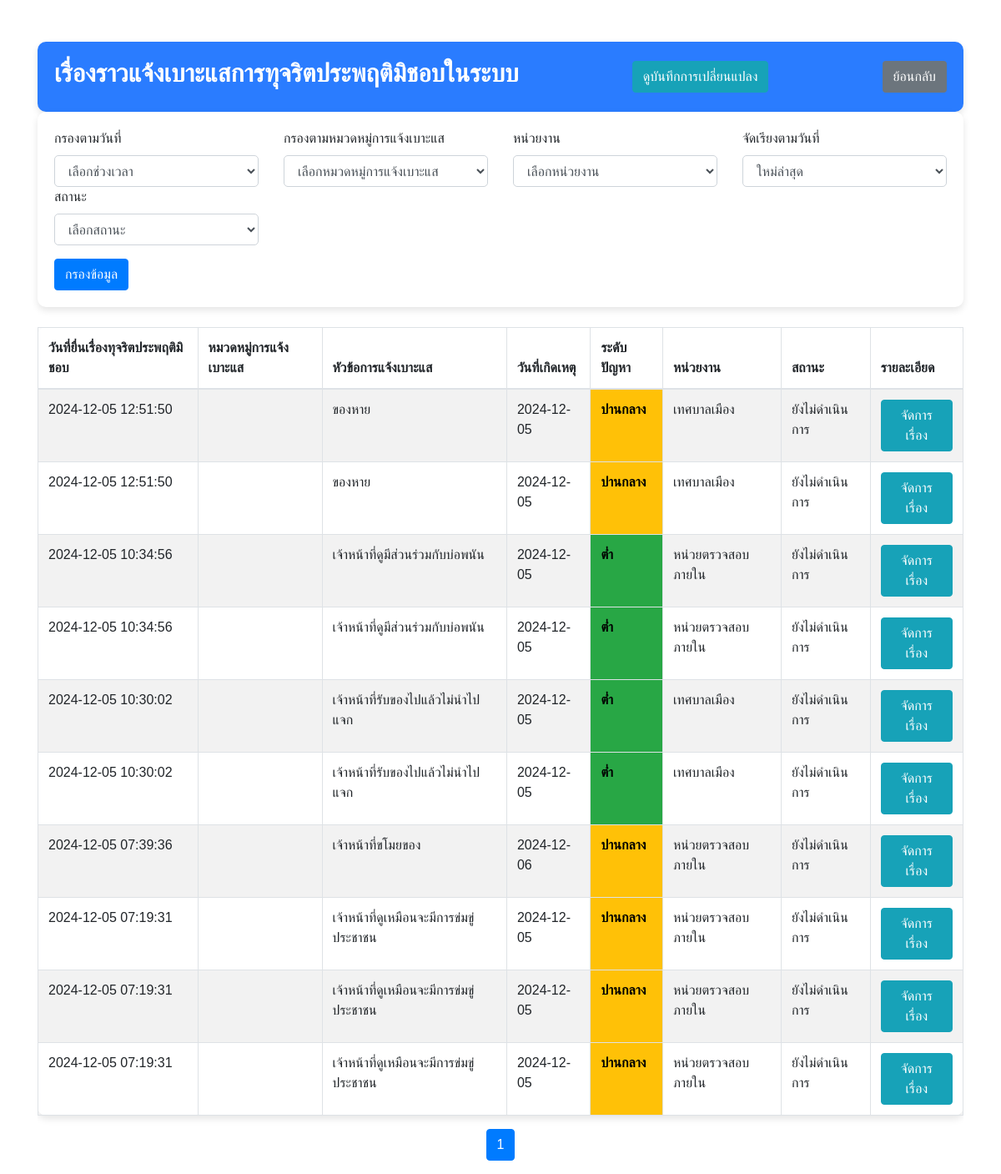
The page /admin_dashboard_appeal.php (signed in) on the database as committed earlier.
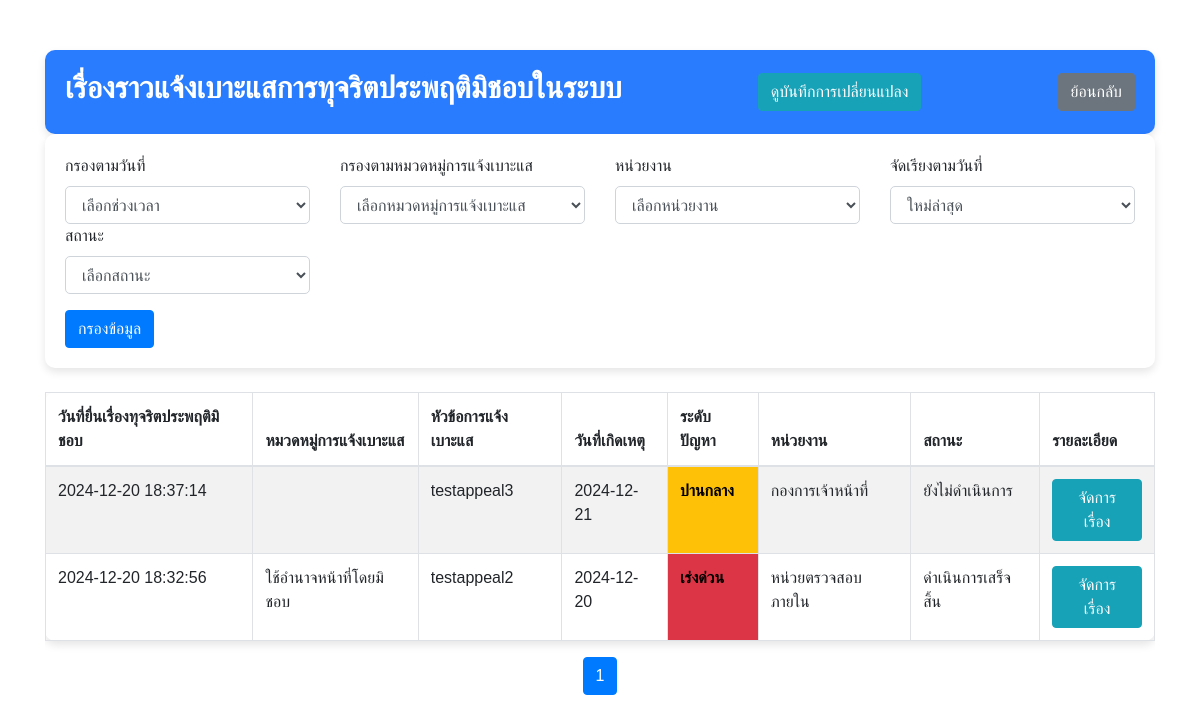
The same page on the database as committed later.
### tables this page shows
CREATE TABLE `appeals` (
  `id` int(11) NOT NULL,
  `user_id` int(11) NOT NULL,
  `report_subject` varchar(255) NOT NULL,
  `category` enum('ทุจริตทางการเงิน','ทุจริตในโครงการ','ใช้อำนาจหน้าที่โดยมิชอบ','การเลือกปฏิบัติ','อื่น ๆ','ไม่ทราบหมวดหมู่') DEFAULT NULL,
  `report_person` varchar(255) DEFAULT NULL,
  `contact_phone` varchar(100) DEFAULT NULL,
  `contact_location` varchar(255) DEFAULT NULL,
  `latitude` float DEFAULT NULL,
  `longitude` float DEFAULT NULL,
  `incident_date` date DEFAULT NULL,
  `incident_time` time DEFAULT NULL,
  `problem_level` varchar(50) DEFAULT NULL,
  `department` enum('เทศบาลเมือง','สำนักปลัดเทศบาลเมือง','กองคลัง','กองช่าง','กองการศึกษา','กองสาธารณสุข','กองสวัสดิการสังคม','กองยุทธศาสตร์','กองการเจ้าหน้าที่','หน่วยตรวจสอบภายใน','หน่วยงานอื่นๆ','ไม่ทราบหน่วยงาน') DEFAULT NULL,
  `complaint_description` text DEFAULT NULL,
  `complaint_file` longblob DEFAULT NULL,
  `submitted_at` timestamp NOT NULL DEFAULT current_timestamp(),
  `status` enum('ยังไม่ดำเนินการ','กำลังดำเนินการ','ดำเนินการเสร็จสิ้น') DEFAULT 'ยังไม่ดำเนินการ',
  `note` text DEFAULT NULL,
  `video_link` varchar(255) DEFAULT NULL
);

### admin_dashboard_appeal.php (the view, shortened to what this page needs)
<?php
include 'db_web.php';
$records_per_page = 20;
$sort_order = isset($_POST['sort_order']) && $_POST['sort_order'] == 'asc' ? 'ASC' : 'DESC';
$current_page = isset($_GET['page']) && is_numeric($_GET['page']) ? intval($_GET['page']) : 1;
$offset = ($current_page - 1) * $records_per_page;
$count_sql = "SELECT COUNT(*) as total FROM appeals";
$count_result = $conn->query($count_sql);
$total_records = $count_result->fetch_assoc()['total'];
$total_pages = ceil($total_records / $records_per_page);
$sql = "SELECT id, report_subject, category, incident_date, problem_level, department, submitted_at, status FROM appeals";
$sql .= " ORDER BY submitted_at $sort_order LIMIT $records_per_page OFFSET $offset";
$result = $conn->query($sql);
function map_problem_level($level) {
    switch ($level) {
        case 'ต่ำ':
            return 'low';
        case 'ปานกลาง':
            return 'medium';
        case 'เร่งด่วน':
            return 'high';
    }
}
?>
<!DOCTYPE html>
<html lang="th">
<head>
    <link href="https://stackpath.bootstrapcdn.com/bootstrap/4.5.2/css/bootstrap.min.css" rel="stylesheet">
</head>
<body>
    <div class="container">
        <div class="header d-flex justify-content-between align-items-center">
            <h2>เรื่องราวแจ้งเบาะแสการทุจริตประพฤติมิชอบในระบบ</h2>
            <a href="view_logs_appeal.php" class="btn btn-info">ดูบันทึกการเปลี่ยนแปลง</a>
            <a href="admin_page.php" class="btn btn-back">ย้อนกลับ</a>
        </div>
        <form method="POST" class="filter-form mb-4">
            <div class="row">
                <div class="col-md-3">
                    <label for="date_filter">กรองตามวันที่</label>
                    <select name="date_filter" id="date_filter" class="form-control">
                        <option value="">เลือกช่วงเวลา</option>
                    </select>
                </div>
                <div class="col-md-3">
                    <label for="category">กรองตามหมวดหมู่การแจ้งเบาะแส</label>
                    <select class="form-control" id="category" name="category" required>
                        <option value="" disabled selected>เลือกหมวดหมู่การแจ้งเบาะแส</option>
                    </select>
                </div>
                <div class="col-md-3">
                    <label for="department">หน่วยงาน</label>
                    <select name="department" id="department" class="form-control">
                        <option value="">เลือกหน่วยงาน</option>
                    </select>
                </div>
                <div class="col-md-3">
                    <label for="sort_order">จัดเรียงตามวันที่</label>
                    <select name="sort_order" id="sort_order" class="form-control">
                        <option value="desc" <?= (isset($_POST['sort_order']) && $_POST['sort_order'] == 'desc') ? 'selected' : '' ?>>ใหม่ล่าสุด</option>
                    </select>
                </div>
                <div class="col-md-3">
                    <label for="status">สถานะ</label>
                    <select name="status" id="status" class="form-control">
                        <option value="">เลือกสถานะ</option>
                    </select>
                </div>
            </div>
            <button type="submit" class="btn btn-primary mt-3">กรองข้อมูล</button>
        </form>
        <div class="table-responsive">
            <table class="table table-bordered table-striped">
                <thead>
                    <tr>
                        <th>วันที่ยื่นเรื่องทุจริตประพฤติมิชอบ</th>
                        <th>หมวดหมู่การแจ้งเบาะแส</th>
                        <th>หัวข้อการแจ้งเบาะแส</th>
                        <th>วันที่เกิดเหตุ</th>
                        <th>ระดับปัญหา</th>
                        <th>หน่วยงาน</th>
                        <th>สถานะ</th>
                        <th>รายละเอียด</th>
                    </tr>
                </thead>
                <tbody>
                    <?php if ($result->num_rows > 0): ?>
                        <?php while ($row = $result->fetch_assoc()): ?>
                            <tr>
                                <td><?= htmlspecialchars($row['submitted_at']) ?></td>
                                <td><?= htmlspecialchars($row['category']) ?></td>
                                <td><?= htmlspecialchars($row['report_subject']) ?></td>
                                <td><?= htmlspecialchars($row['incident_date']) ?></td>
                                <td class="problem-level <?= strtolower(map_problem_level($row['problem_level'])) ?>">
                                <?= htmlspecialchars($row['problem_level']) ?>
                                <td><?= htmlspecialchars($row['department']) ?></td>
                                <td><?= htmlspecialchars($row['status']) ?></td>
                                <td>
                                    <a href="admin_appeal_datail.php?id=<?= urlencode($row['id']) ?>" class="btn btn-info">จัดการเรื่อง</a>
                                </td>
                            </tr>
                        <?php endwhile; ?>
                    <?php else: ?>
                        <tr>
                            <td colspan="6" class="text-center">ไม่มีข้อมูลการร้องเรียน</td>
                        </tr>
                    <?php endif; ?>
                </tbody>
            </table>
        </div>
    </div>
  <nav aria-label="Page navigation">
            <ul class="pagination justify-content-center">
                <?php for ($i = 1; $i <= $total_pages; $i++): ?>
                    <li class="page-item <?= ($i == $current_page) ? 'active' : '' ?>">
                        <a class="page-link" href="?page=<?= $i ?>"><?= $i ?></a>
                    </li>
                <?php endfor; ?>
            </ul>
        </nav>
</body>
</html>

### admin_dashboard_appeal.php (style rules this page uses)
body { background-image: url('img/BACK2.png'); background-size: cover; font-family: 'Arial', sans-serif; background-attachment: fixed; background-position: center; }
.container { margin-top: 50px; }
.header { background-color: #2a7cff; color: white; padding: 20px; border-radius: 10px; box-shadow: 0 4px 8px rgba(0, 0, 0, 0.1); }
.header h2 { font-weight: bold; font-size: 30px; }
.btn-back { background-color: #6c757d; color: white; }
.filter-form { background-color: white; padding: 20px; border-radius: 10px; box-shadow: 0 4px 8px rgba(0, 0, 0, 0.1); }
.filter-form select, .filter-form input { border-radius: 5px; }
.table { background-color: white; border-radius: 10px; box-shadow: 0 4px 8px rgba(0, 0, 0, 0.1); }
.btn-info { background-color: #17a2b8; color: white; }
.btn-primary { background-color: #007bff; color: white; }
.problem-level.medium { background-color: #ffc107; color: black; font-weight: bold; }
.problem-level.high { background-color: #dc3545; color: black; font-weight: bold; }
.problem-level.low { background-color: #28a745; color: black; font-weight: bold; }

Rows that differ between the two databases and show on the page:
removed appeals: submitted_at "2024-12-05 12:51:50", report_subject "ของหาย", incident_date "2024-12-05", problem_level "ปานกลาง", department "เทศบาลเมือง", status "ยังไม่ดำเนินการ"
removed appeals: submitted_at "2024-12-05 12:51:50", report_subject "ของหาย", incident_date "2024-12-05", problem_level "ปานกลาง", department "เทศบาลเมือง", status "ยังไม่ดำเนินการ"
removed appeals: submitted_at "2024-12-05 10:34:56", report_subject "เจ้าหน้าที่ดูมีส่วนร่วมกับบ่อพนัน", incident_date "2024-12-05", problem_level "ต่ำ", department "หน่วยตรวจสอบภายใน", status "ยังไม่ดำเนินการ"
removed appeals: submitted_at "2024-12-05 10:34:56", report_subject "เจ้าหน้าที่ดูมีส่วนร่วมกับบ่อพนัน", incident_date "2024-12-05", problem_level "ต่ำ", department "หน่วยตรวจสอบภายใน", status "ยังไม่ดำเนินการ"
removed appeals: submitted_at "2024-12-05 10:30:02", report_subject "เจ้าหน้าที่รับของไปแล้วไม่นำไปแจก", incident_date "2024-12-05", problem_level "ต่ำ", department "เทศบาลเมือง", status "ยังไม่ดำเนินการ"
removed appeals: submitted_at "2024-12-05 10:30:02", report_subject "เจ้าหน้าที่รับของไปแล้วไม่นำไปแจก", incident_date "2024-12-05", problem_level "ต่ำ", department "เทศบาลเมือง", status "ยังไม่ดำเนินการ"
removed appeals: submitted_at "2024-12-05 07:39:36", report_subject "เจ้าหน้าที่ขโมยของ", incident_date "2024-12-06", problem_level "ปานกลาง", department "หน่วยตรวจสอบภายใน", status "ยังไม่ดำเนินการ"
removed appeals: submitted_at "2024-12-05 07:19:31", report_subject "เจ้าหน้าที่ดูเหมือนจะมีการข่มขู่ประชาชน", incident_date "2024-12-05", problem_level "ปานกลาง", department "หน่วยตรวจสอบภายใน", status "ยังไม่ดำเนินการ"
removed appeals: submitted_at "2024-12-05 07:19:31", report_subject "เจ้าหน้าที่ดูเหมือนจะมีการข่มขู่ประชาชน", incident_date "2024-12-05", problem_level "ปานกลาง", department "หน่วยตรวจสอบภายใน", status "ยังไม่ดำเนินการ"
removed appeals: submitted_at "2024-12-05 07:19:31", report_subject "เจ้าหน้าที่ดูเหมือนจะมีการข่มขู่ประชาชน", incident_date "2024-12-05", problem_level "ปานกลาง", department "หน่วยตรวจสอบภายใน", status "ยังไม่ดำเนินการ"
added appeals: submitted_at "2024-12-20 18:37:14", report_subject "testappeal3", incident_date "2024-12-21", problem_level "ปานกลาง", department "กองการเจ้าหน้าที่", status "ยังไม่ดำเนินการ"
added appeals: submitted_at "2024-12-20 18:32:56", category "ใช้อำนาจหน้าที่โดยมิชอบ", report_subject "testappeal2", incident_date "2024-12-20", problem_level "เร่งด่วน", department "หน่วยตรวจสอบภายใน", status "ดำเนินการเสร็จสิ้น"
